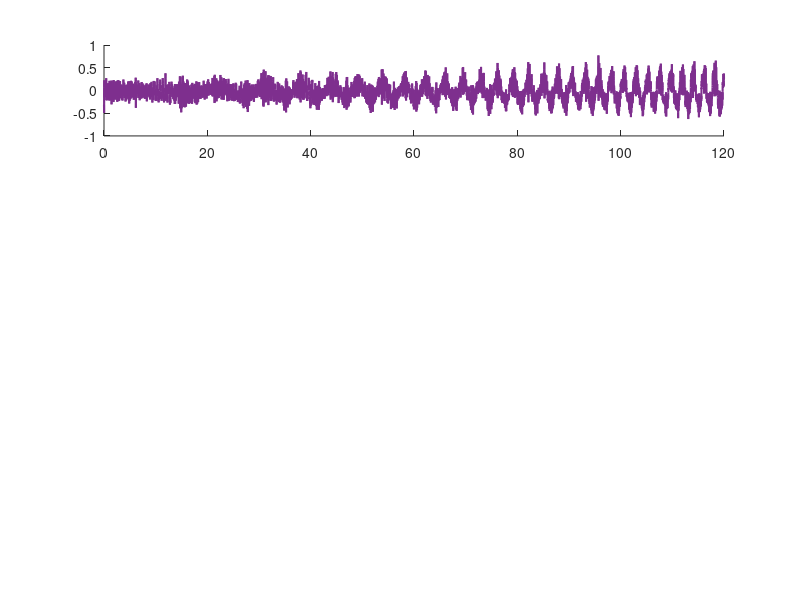

Write the MATLAB code that produced this figure. (Note: this script raises an error after producing the figure.)
% Load the data
dataStruct = load('LQR_up_up_ref_trac.mat');
data = dataStruct.ans';
% data = data(1:500, :);

% Extract columns
time         = data(:, 1);
u_input      = data(:, 2);
reference    = data(:, 3);
meas_1       = data(:, 4);
meas_2_abs   = data(:, 5);
est_1        = data(:, 6);
est_2        = data(:, 7);
est_speed_1  = data(:, 8);
est_speed_2  = data(:, 9);

% Create figure
figure('Name', 'Double Pendulum MPC', 'Position', [100, 100, 850, 850]);

% 1. Control Input (Bounded & Saturated)
subplot(4, 1, 1);
hold on;
plot(time, u_input, 'Color', [0.4940 0.1840 0.5560], 'LineWidth', 1.5);
% Add saturation boundary lines
yline(1, 'r--', 'Max (+1)', 'LineWidth', 1.5, 'LabelHorizontalAlignment', 'left');
yline(-1, 'r--', 'Min (-1)', 'LineWidth', 1.5, 'LabelHorizontalAlignment', 'left');
hold off;
ylim([-1.2, 1.2]); % Force bounds slightly wider than saturation
ylabel('Torque / Input', 'FontWeight', 'bold');
legend('Control Effort', 'Location', 'northeast');
grid on; set(gca, 'XTickLabel', []);

% 2. Link 1 Angle
subplot(4, 1, 2);
hold on;
plot(time, reference, 'k--', 'LineWidth', 1.5);
plot(time, meas_1, 'LineWidth', 1.5, 'Color', [0 0.4470 0.7410]);
plot(time, est_1, '-.', 'LineWidth', 1.5, 'Color', [0.8500 0.3250 0.0980]);
hold off;
ylim([-1, 1]);
ylabel('Link 1 Angle', 'FontWeight', 'bold');
legend('Reference', 'Measured', 'Estimated', 'Location', 'northeast');
grid on; set(gca, 'XTickLabel', []);

% 3. Link 2 Angle
subplot(4, 1, 3);
hold on;
plot(time, meas_2_abs, 'LineWidth', 1.5, 'Color', [0.4660 0.6740 0.1880]);
plot(time, est_2, '-.', 'LineWidth', 1.5, 'Color', [0.6350 0.0780 0.1840]);
hold off;
ylim([-0.1, 0.1]);
ylabel('Link 2 Angle', 'FontWeight', 'bold');
legend('Measured (abs)', 'Estimated', 'Location', 'northeast');
grid on; set(gca, 'XTickLabel', []);

% 4. Angular Velocities
subplot(4, 1, 4);
hold on;
plot(time, est_speed_1, 'LineWidth', 1.5);
plot(time, est_speed_2, 'LineWidth', 1.5);
hold off;
ylim([-2, 2]);
xlabel('Time', 'FontWeight', 'bold');
ylabel('Angular Vel', 'FontWeight', 'bold');
legend('Est Velocity 1', 'Est Velocity 2', 'Location', 'northeast');
grid on;

% Add overall title
sgtitle('Double Pendulum MPC: Up-Up Equilibrium Hold', 'FontSize', 15, 'FontWeight', 'bold');
